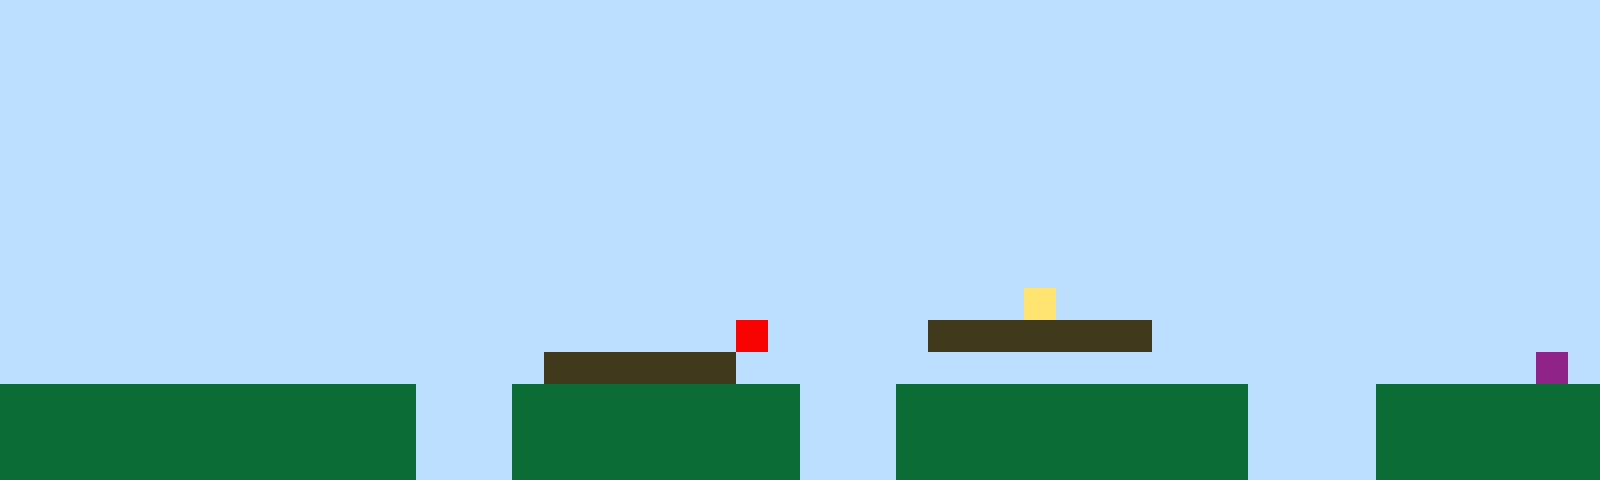

This is a level from a 2D game, rendered from its Tiled map with the project's own tilesets. A one-line summary and the complete map file follow:
An orthogonal 50x15 tile map with 32x32 px tiles, 1 tile layer (Tile Layer 1).

<map version="1.10" tiledversion="1.11.2" orientation="orthogonal" renderorder="right-up" width="50" height="15" tilewidth="32" tileheight="32" infinite="0" nextlayerid="2" nextobjectid="1"><editorsettings><export target="map1.csv" format="csv" /></editorsettings><tileset firstgid="1" name="sprites" tilewidth="32" tileheight="32" tilecount="6" columns="3"><image source="sprites.png" width="96" height="64" /></tileset><layer id="1" name="Tile Layer 1" width="50" height="15"><data encoding="csv">1,1,1,1,1,1,1,1,1,1,1,1,1,1,1,1,1,1,1,1,1,1,1,1,1,1,1,1,1,1,1,1,1,1,1,1,1,1,1,1,1,1,1,1,1,1,1,1,1,1,1,1,1,1,1,1,1,1,1,1,1,1,1,1,1,1,1,1,1,1,1,1,1,1,1,1,1,1,1,1,1,1,1,1,1,1,1,1,1,1,1,1,1,1,1,1,1,1,1,1,1,1,1,1,1,1,1,1,1,1,1,1,1,1,1,1,1,1,1,1,1,1,1,1,1,1,1,1,1,1,1,1,1,1,1,1,1,1,1,1,1,1,1,1,1,1,1,1,1,1,1,1,1,1,1,1,1,1,1,1,1,1,1,1,1,1,1,1,1,1,1,1,1,1,1,1,1,1,1,1,1,1,1,1,1,1,1,1,1,1,1,1,1,1,1,1,1,1,1,1,1,1,1,1,1,1,1,1,1,1,1,1,1,1,1,1,1,1,1,1,1,1,1,1,1,1,1,1,1,1,1,1,1,1,1,1,1,1,1,1,1,1,1,1,1,1,1,1,1,1,1,1,1,1,1,1,1,1,1,1,1,1,1,1,1,1,1,1,1,1,1,1,1,1,1,1,1,1,1,1,1,1,1,1,1,1,1,1,1,1,1,1,1,1,1,1,1,1,1,1,1,1,1,1,1,1,1,1,1,1,1,1,1,1,1,1,1,1,1,1,1,1,1,1,1,1,1,1,1,1,1,1,1,1,1,1,1,1,1,1,1,1,1,1,1,1,1,1,1,1,1,1,1,1,1,1,1,1,1,1,1,1,1,1,1,1,1,1,1,1,1,1,1,1,1,1,1,1,1,1,1,1,1,1,1,1,1,1,1,1,1,1,1,1,1,1,1,1,1,1,1,1,1,1,1,1,1,1,1,1,1,1,1,1,1,1,1,1,1,1,1,1,1,1,1,1,1,1,1,1,1,1,1,1,1,1,1,1,1,1,1,1,1,1,1,1,1,1,1,1,1,1,1,1,1,1,1,1,1,1,1,1,1,1,1,1,1,1,1,1,1,1,1,1,1,1,1,1,1,1,1,1,4,1,1,1,1,1,1,1,1,1,1,1,1,1,1,1,1,1,1,1,1,1,1,1,1,1,1,1,1,1,1,1,1,1,1,1,1,1,1,1,1,5,1,1,1,1,1,3,3,3,3,3,3,3,1,1,1,1,1,1,1,1,1,1,1,1,1,1,1,1,1,1,1,1,1,1,1,1,1,1,1,1,1,1,1,3,3,3,3,3,3,1,1,1,1,1,1,1,1,1,1,1,1,1,1,1,1,1,1,1,1,1,1,1,1,1,6,1,2,2,2,2,2,2,2,2,2,2,2,2,2,1,1,1,2,2,2,2,2,2,2,2,2,1,1,1,2,2,2,2,2,2,2,2,2,2,2,1,1,1,1,2,2,2,2,2,2,2,2,2,2,2,2,2,2,2,2,2,2,2,2,1,1,1,2,2,2,2,2,2,2,2,2,1,1,1,2,2,2,2,2,2,2,2,2,2,2,1,1,1,1,2,2,2,2,2,2,2,2,2,2,2,2,2,2,2,2,2,2,2,2,1,1,1,2,2,2,2,2,2,2,2,2,1,1,1,2,2,2,2,2,2,2,2,2,2,2,1,1,1,1,2,2,2,2,2,2,2</data></layer></map>
